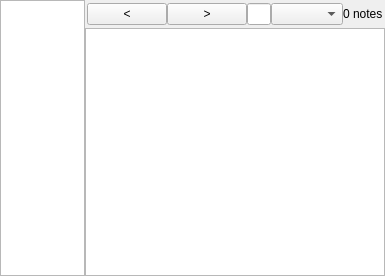
<?xml version="1.0" encoding="UTF-8"?>
<ui version="4.0">
 <class>NoteDisplay</class>
 <widget class="QWidget" name="NoteDisplay">
  <property name="geometry">
   <rect>
    <x>0</x>
    <y>0</y>
    <width>385</width>
    <height>276</height>
   </rect>
  </property>
  <property name="sizePolicy">
   <sizepolicy hsizetype="Expanding" vsizetype="Expanding">
    <horstretch>0</horstretch>
    <verstretch>0</verstretch>
   </sizepolicy>
  </property>
  <property name="minimumSize">
   <size>
    <width>380</width>
    <height>0</height>
   </size>
  </property>
  <property name="windowTitle">
   <string>Form</string>
  </property>
  <layout class="QVBoxLayout" name="verticalLayout">
   <property name="spacing">
    <number>0</number>
   </property>
   <property name="leftMargin">
    <number>0</number>
   </property>
   <property name="topMargin">
    <number>0</number>
   </property>
   <property name="rightMargin">
    <number>0</number>
   </property>
   <property name="bottomMargin">
    <number>0</number>
   </property>
   <item>
    <widget class="QSplitter" name="splitter">
     <property name="minimumSize">
      <size>
       <width>380</width>
       <height>0</height>
      </size>
     </property>
     <property name="orientation">
      <enum>Qt::Horizontal</enum>
     </property>
     <property name="handleWidth">
      <number>0</number>
     </property>
     <property name="childrenCollapsible">
      <bool>false</bool>
     </property>
     <widget class="QListView" name="tagListView">
      <property name="enabled">
       <bool>true</bool>
      </property>
      <property name="sizePolicy">
       <sizepolicy hsizetype="Expanding" vsizetype="Expanding">
        <horstretch>0</horstretch>
        <verstretch>0</verstretch>
       </sizepolicy>
      </property>
      <property name="minimumSize">
       <size>
        <width>80</width>
        <height>0</height>
       </size>
      </property>
      <property name="maximumSize">
       <size>
        <width>16777215</width>
        <height>16777215</height>
       </size>
      </property>
      <property name="baseSize">
       <size>
        <width>0</width>
        <height>0</height>
       </size>
      </property>
      <property name="font">
       <font>
        <weight>75</weight>
        <bold>true</bold>
       </font>
      </property>
      <property name="horizontalScrollBarPolicy">
       <enum>Qt::ScrollBarAlwaysOff</enum>
      </property>
     </widget>
     <widget class="QWidget" name="widget" native="true">
      <property name="sizePolicy">
       <sizepolicy hsizetype="Expanding" vsizetype="Expanding">
        <horstretch>1</horstretch>
        <verstretch>0</verstretch>
       </sizepolicy>
      </property>
      <property name="minimumSize">
       <size>
        <width>300</width>
        <height>0</height>
       </size>
      </property>
      <layout class="QVBoxLayout" name="verticalLayout_3">
       <property name="spacing">
        <number>0</number>
       </property>
       <property name="leftMargin">
        <number>0</number>
       </property>
       <property name="topMargin">
        <number>0</number>
       </property>
       <property name="rightMargin">
        <number>0</number>
       </property>
       <property name="bottomMargin">
        <number>0</number>
       </property>
       <item>
        <layout class="QVBoxLayout" name="verticalLayout_2">
         <item>
          <layout class="QHBoxLayout" name="horizontalLayout">
           <property name="leftMargin">
            <number>2</number>
           </property>
           <property name="topMargin">
            <number>3</number>
           </property>
           <property name="rightMargin">
            <number>2</number>
           </property>
           <property name="bottomMargin">
            <number>3</number>
           </property>
           <item>
            <widget class="QPushButton" name="leftButton">
             <property name="minimumSize">
              <size>
               <width>0</width>
               <height>0</height>
              </size>
             </property>
             <property name="text">
              <string>&lt;</string>
             </property>
            </widget>
           </item>
           <item>
            <widget class="QPushButton" name="rightButton">
             <property name="text">
              <string>&gt;</string>
             </property>
            </widget>
           </item>
           <item>
            <widget class="QLineEdit" name="lineEdit"/>
           </item>
           <item>
            <widget class="QComboBox" name="sortComboBox"/>
           </item>
           <item>
            <widget class="QLabel" name="noteCount">
             <property name="text">
              <string>0 notes</string>
             </property>
            </widget>
           </item>
          </layout>
         </item>
         <item>
          <widget class="QListView" name="noteListView">
           <property name="sizePolicy">
            <sizepolicy hsizetype="Expanding" vsizetype="Expanding">
             <horstretch>1</horstretch>
             <verstretch>0</verstretch>
            </sizepolicy>
           </property>
           <property name="minimumSize">
            <size>
             <width>300</width>
             <height>0</height>
            </size>
           </property>
           <property name="horizontalScrollBarPolicy">
            <enum>Qt::ScrollBarAlwaysOff</enum>
           </property>
           <property name="verticalScrollMode">
            <enum>QAbstractItemView::ScrollPerPixel</enum>
           </property>
          </widget>
         </item>
        </layout>
       </item>
      </layout>
     </widget>
    </widget>
   </item>
  </layout>
 </widget>
 <resources/>
 <connections/>
</ui>
